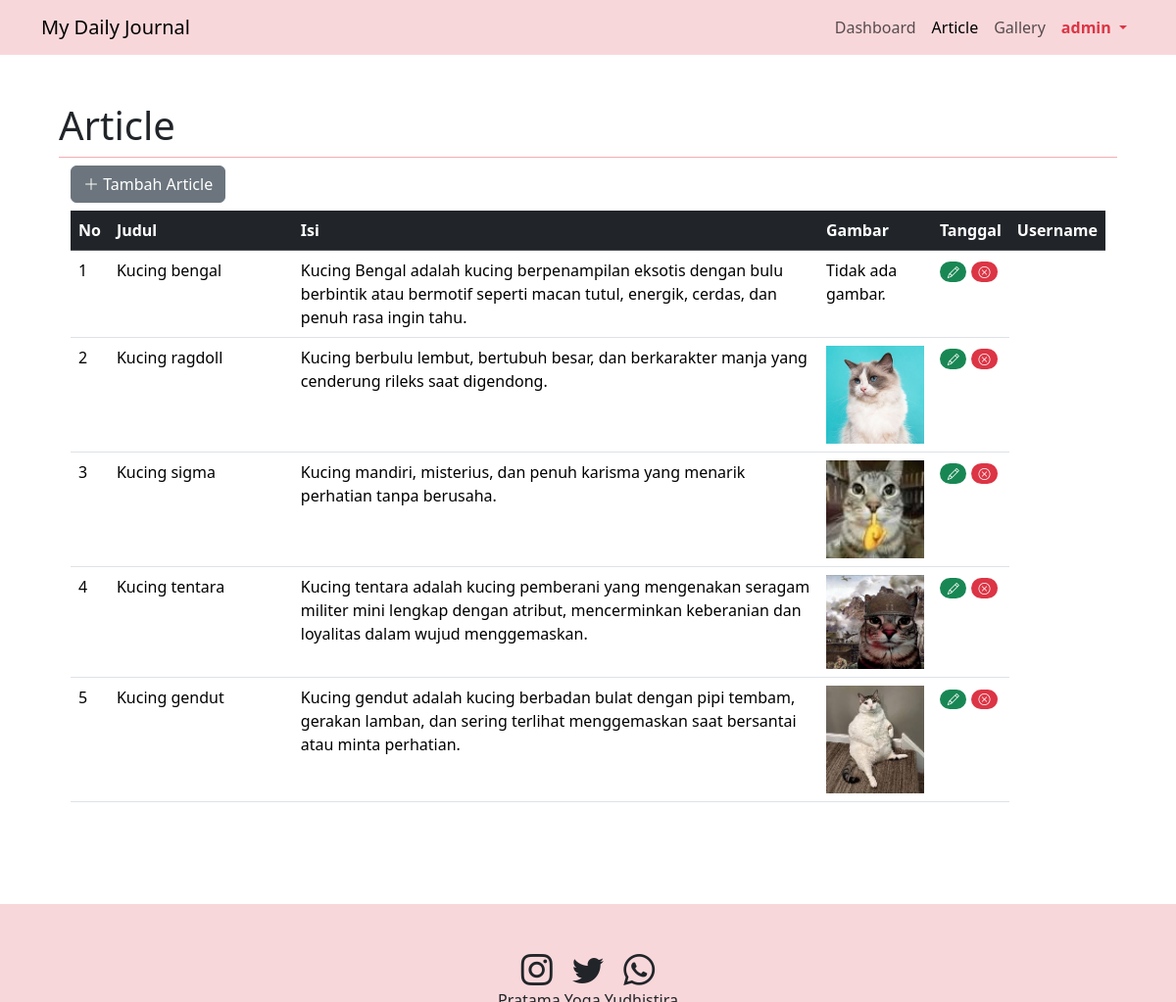
Page /admin.php?page=article (signed in) on the earlier database version.
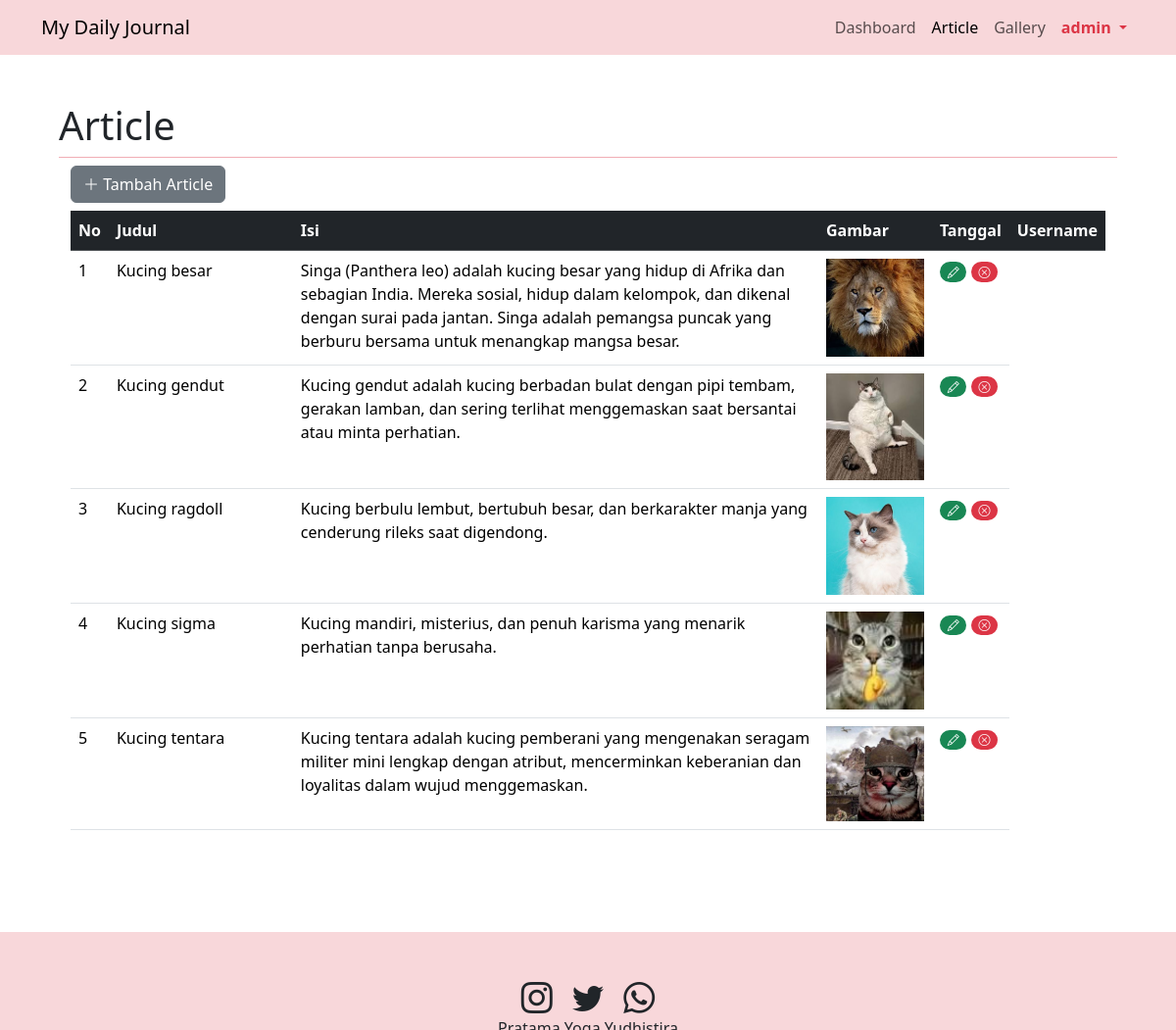
Same page on the later database version.
### tables this page shows
CREATE TABLE `article` (
  `id` int(11) NOT NULL,
  `judul` text DEFAULT NULL,
  `isi` text DEFAULT NULL,
  `gambar` varchar(50) DEFAULT NULL,
  `tanggal` datetime NOT NULL,
  `username` varchar(50) NOT NULL
);

### article.php (the view, shortened to what this page needs)
<div class="container">
<button type="button" class="btn btn-secondary mb-2" data-bs-toggle="modal" data-bs-target="#modalTambah">
    <i class="bi bi-plus-lg"></i> Tambah Article
</button>
    <div class="row">
        <div class="table-responsive">
            <table class="table table-hover">
                <thead class="table-dark">
                    <tr>
                        <th>No</th>
                        <th class="w-25">Judul</th>
                        <th class="w-75">Isi</th>
                        <th class="w-25">Gambar</th>
                        <th class="w-25">Tanggal</th>
                        <th class="w-25">Username</th>
                    </tr>
                </thead>
                <tbody>
                    <?php
                    $sql = "SELECT * FROM article ORDER BY tanggal DESC";
                    $hasil = $conn->query($sql);
                    if ($hasil && $hasil->num_rows > 0) {
                        $no = 1;
                        while ($row = $hasil->fetch_assoc()) {
                    ?>
                            <tr>
                                <td><?= $no++ ?></td>
                                <td><?= htmlspecialchars($row["judul"]) ?></td>
                                <td><?= nl2br(htmlspecialchars($row["isi"])) ?></td>
                                <td>
                                    <?php
                                    if (!empty($row["gambar"]) && file_exists('img/' . $row["gambar"])) {
                                    ?>
                                        <img src="img/<?= htmlspecialchars($row["gambar"]) ?>" width="100">
                                    <?php
                                    } else {
                                        echo "Tidak ada gambar.";
                                    }
                                    ?>
                                </td>
                                <td>
                                    <a href="#" title="edit" class="badge rounded-pill text-bg-success" data-bs-toggle="modal" data-bs-target="#modalEdit<?= $row["id"] ?>"><i class="bi bi-pencil"></i></a>
                                    <a href="#" title="delete" class="badge rounded-pill text-bg-danger" data-bs-toggle="modal" data-bs-target="#modalHapus<?= $row["id"] ?>"><i class="bi bi-x-circle"></i></a>
                                </td>
                            </tr>
                    <?php
                        }
                    } else {
                        echo "<tr><td colspan='6'>Tidak ada data ditemukan.</td></tr>";
                    }
                    ?>
                </tbody>
            </table>
        </div>
    </div>
</div>

### admin.php (shortened to what this page needs)
<?php
$allowed_pages = ['dashboard', 'article', 'gallery', 'profile', 'settings'];
?>
<!DOCTYPE html>
<html lang="en">
<head>
    <link
    rel="stylesheet"
    href="https://cdn.jsdelivr.net/npm/bootstrap-icons@1.11.1/font/bootstrap-icons.css"
    />
    <link
    href="https://cdn.jsdelivr.net/npm/bootstrap@5.3.2/dist/css/bootstrap.min.css"
    rel="stylesheet"
    />
</head>
<body>
    <nav class="navbar navbar-expand-sm bg-body-tertiary sticky-top bg-danger-subtle">
    <div class="container">
        <a class="navbar-brand" target="_blank" href=".">My Daily Journal</a>
        <div class="collapse navbar-collapse" id="navbarSupportedContent">
        <ul class="navbar-nav ms-auto mb-2 mb-lg-0 text-dark">
            <li class="nav-item">
                <a class="nav-link <?= (!isset($_GET['page']) || $_GET['page'] == 'dashboard') ? 'active' : '' ?>" href="admin.php?page=dashboard">Dashboard</a>
            </li>
            <li class="nav-item">
                <a class="nav-link <?= (isset($_GET['page']) && $_GET['page'] == 'article') ? 'active' : '' ?>" href="admin.php?page=article">Article</a>
            </li>
            <li class="nav-item">
                <a class="nav-link <?= (isset($_GET['page']) && $_GET['page'] == 'gallery') ? 'active' : '' ?>" href="admin.php?page=gallery">Gallery</a>
            </li>
            <li class="nav-item dropdown">
                <a class="nav-link dropdown-toggle text-danger fw-bold" href="#" role="button" data-bs-toggle="dropdown" aria-expanded="false">
                    <?= htmlspecialchars($_SESSION['username'])?>
                </a>
            </li>
        </ul>
        </div>
    </div>
    </nav>
    <section id="content" class="p-5">
        <div class="container">
            <?php
            if (isset($_GET['page']) && in_array($_GET['page'], $allowed_pages)) {
                $page = $_GET['page'];
                echo '<h4 class="lead display-6 pb-2 border-bottom border-danger-subtle">' . ucfirst($page) . '</h4>';
                include($page . ".php");
            } else {
                echo '<h4 class="lead display-6 pb-2 border-bottom border-danger-subtle">Dashboard</h4>';
                include("dashboard.php");
            }
            ?>
        </div>
    </section>
    <footer class="text-center p-5 bg-danger-subtle">
    <div>
        <a href="https://www.instagram.com/udinusofficial"
        ><i class="bi bi-instagram h2 p-2 text-dark"></i
        ></a>
        <a href="https://twitter.com/udinusofficial"
        ><i class="bi bi-twitter h2 p-2 text-dark"></i
        ></a>
        <a href="https://wa.me/+62812685577"
        ><i class="bi bi-whatsapp h2 p-2 text-dark"></i
        ></a>
    </div>
    <div>Pratama Yoga Yudhistira</div>
    </footer>
</body>
</html>

### admin.php (style rules this page uses)
html { position: relative; min-height: 100%; }
body { margin-bottom: 100px; }
footer { position: absolute; bottom: 0; width: 100%; height: 100px; }

Differences in the rows shown:
removed article: judul "Kucing bengal", isi "Kucing Bengal adalah kucing berpenampilan eksotis dengan bulu berbintik atau bermotif seperti macan tutul, energik, cerdas, dan penuh rasa ingin tahu.", gambar "Tidak ada gambar."
added article: judul "Kucing besar", isi "Singa (Panthera leo) adalah kucing besar yang hidup di Afrika dan sebagian India. Mereka sosial, hidup dalam kelompok, dan dikenal dengan surai pada jantan. Singa adalah pemangsa puncak yang berburu bersama untuk menangkap mangsa besar.", gambar (picture)
changed article "Kucing gendut": moves up the list
